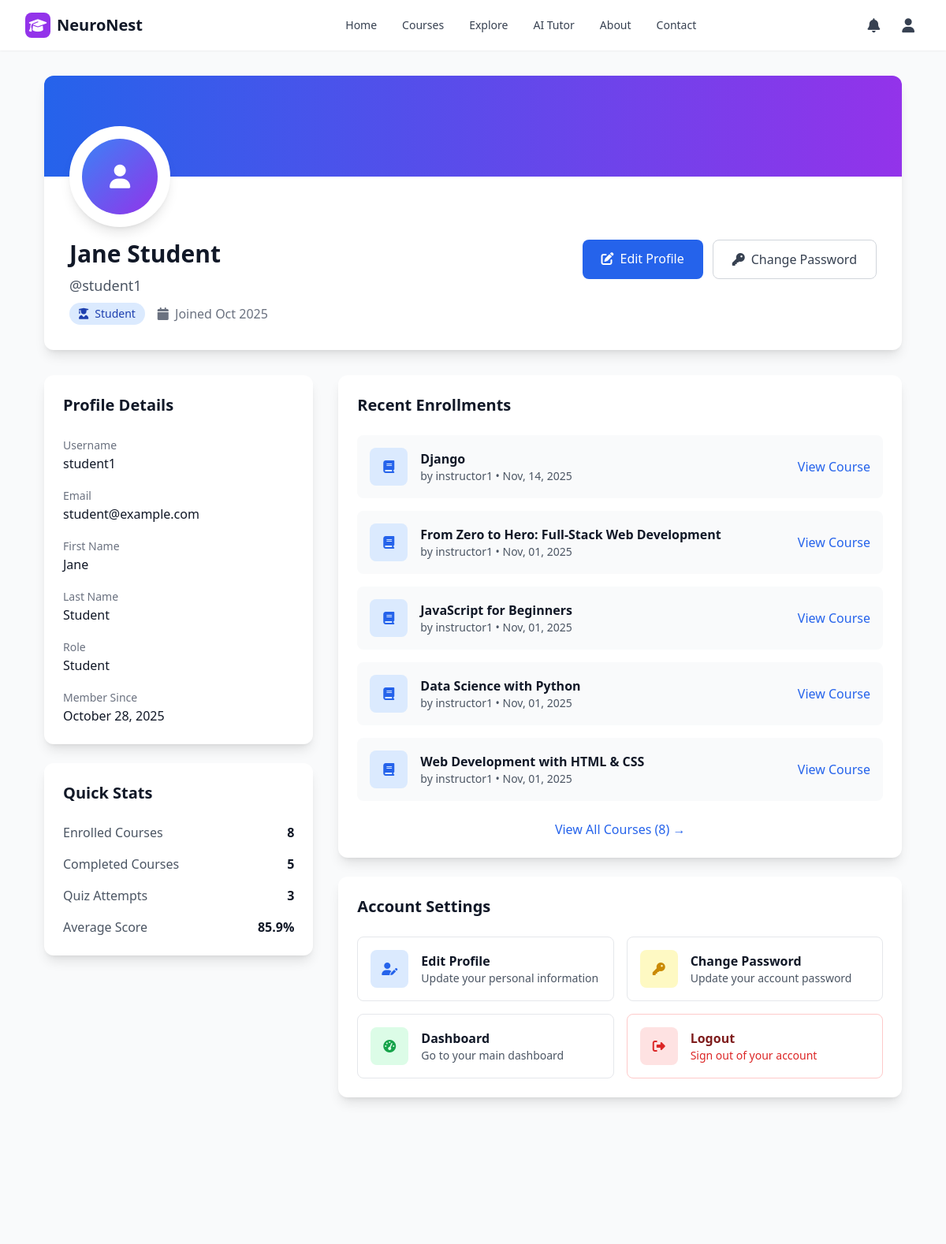
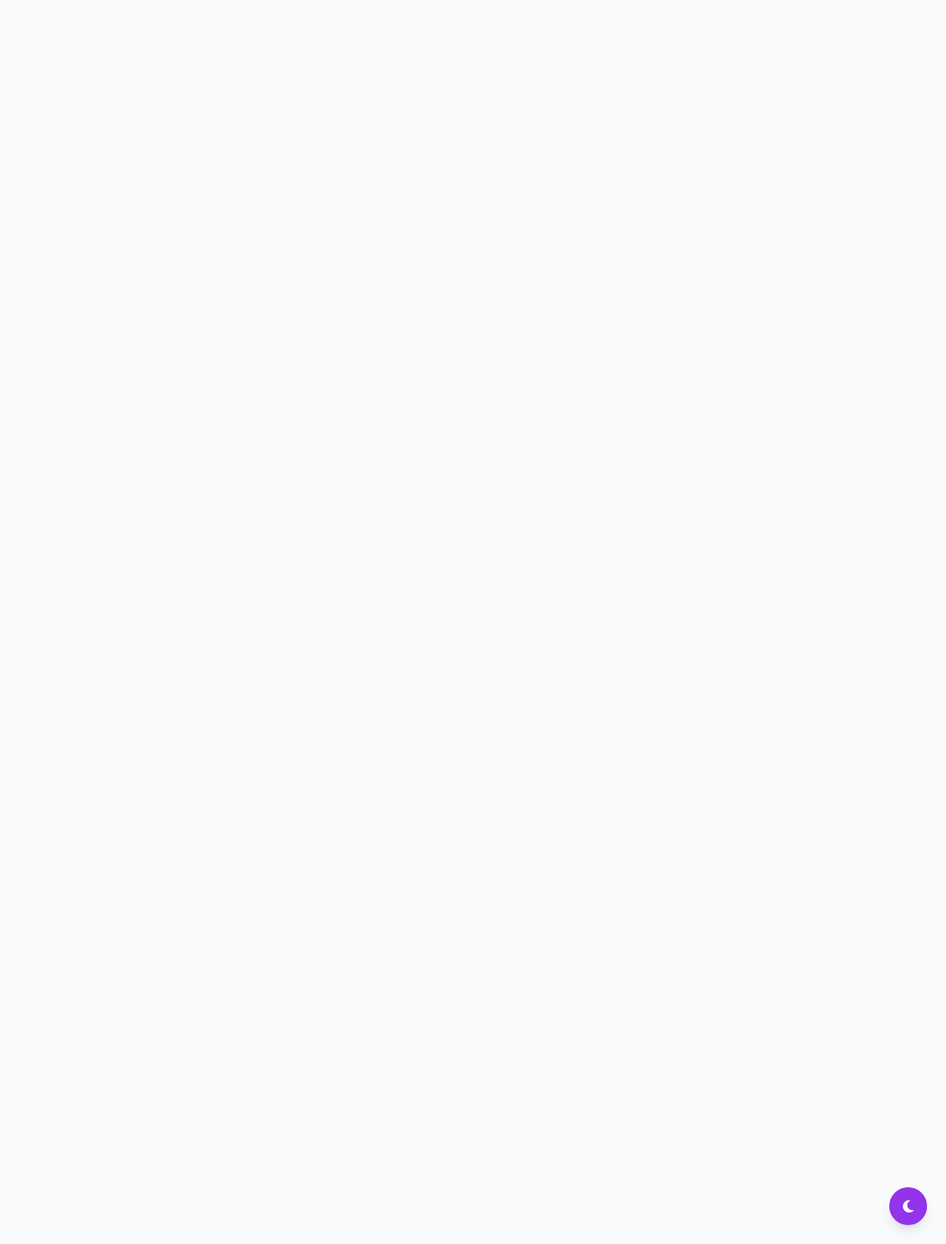
/users/profile/ (signed in), run on the app's committed database (2 pictures, top to bottom).
### users/models.py (models this page shows, shortened)
class CustomUser(AbstractUser):
    ROLE_CHOICES = (
        ('student', 'Student'),
        ('instructor', 'Instructor'),
        ('admin', 'Admin'),
    )
    role = models.CharField(max_length=20, choices=ROLE_CHOICES, default='student')

### courses/models.py (models this page shows, shortened)
class Enrollment(models.Model):
    student = models.ForeignKey(User, on_delete=models.CASCADE, limit_choices_to={'role': 'student'})
    course = models.ForeignKey(Course, on_delete=models.CASCADE)
    enrolled_at = models.DateTimeField(auto_now_add=True)
    class Meta:
        unique_together = ('student', 'course')

class Course(models.Model):
    CATEGORY_CHOICES = [
        ('programming', 'Programming'),
        ('design', 'Design'),
        ('business', 'Business'),
        ('data_science', 'Data Science'),
        ('marketing', 'Marketing'),
        ('photography', 'Photography'),
        ('music', 'Music'),
        ('language', 'Language'),
        ('health', 'Health & Fitness'),
        ('other', 'Other'),
    ]
    title = models.CharField(max_length=200)
    description = models.TextField(blank=True)
    instructor = models.ForeignKey(User, on_delete=models.CASCADE, limit_choices_to={'role': 'instructor'})
    category = models.CharField(max_length=50, choices=CATEGORY_CHOICES, default='other')
    created_at = models.DateTimeField(auto_now_add=True)

### users/views.py (the view, shortened to what this page needs)
# urls.py: path('profile/', profile_view, name='profile'),
@login_required
def profile_view(request):
    user = request.user
    context = {
        'user': user,
        'is_student': user.role == 'student',
        'is_instructor': user.role == 'instructor',
    }
    if user.role == 'student':
        from courses.models import Enrollment, Progress, StudentAnswer
        enrollments = Enrollment.objects.filter(student=user)
        progress_records = Progress.objects.filter(student=user)
        quiz_attempts = StudentAnswer.objects.filter(student=user).count()
        total_courses = enrollments.count()
        completed_courses = progress_records.filter(score__gte=80).count()
        avg_score = progress_records.aggregate(avg_score=models.Avg('score'))['avg_score'] or 0
        context.update({
            'total_courses': total_courses,
            'completed_courses': completed_courses,
            'quiz_attempts': quiz_attempts,
            'avg_score': round(avg_score, 1),
            'recent_enrollments': enrollments.order_by('-enrolled_at')[:5],
        })
    return render(request, 'users/profile.html', context)

### users/templates/users/profile.html (shortened to what this page needs)
{% extends 'base/base.html' %}
{% block content %}
<div class="max-w-6xl mx-auto px-4 sm:px-6 lg:px-8 py-8">
    <div class="bg-white dark:bg-gray-800 rounded-xl shadow-lg overflow-hidden mb-8">
        <div class="bg-gradient-to-r from-blue-600 to-purple-600 h-32"></div>
        <div class="relative px-8 pb-8">
            <div class="absolute -top-16 left-8">
                <div
                    class="w-32 h-32 bg-white dark:bg-gray-800 rounded-full border-4 border-white dark:border-gray-800 flex items-center justify-center shadow-lg">
                    <div
                        class="w-24 h-24 bg-gradient-to-br from-blue-500 to-purple-600 rounded-full flex items-center justify-center">
                        <i class="fas fa-user text-white text-3xl"></i>
                    </div>
                </div>
            </div>
            <div class="pt-20 flex items-start justify-between">
                <div>
                    <h1 class="text-3xl font-bold text-gray-900 dark:text-white mb-2">
                        {% if user.first_name or user.last_name %}
                        {{ user.first_name }} {{ user.last_name }}
                        {% else %}
                        {{ user.username }}
                        {% endif %}
                    </h1>
                    <p class="text-lg text-gray-600 dark:text-gray-300 mb-2">@{{ user.username }}</p>
                    <div class="flex items-center space-x-4">
                        <span
                            class="inline-flex items-center px-3 py-1 rounded-full text-sm font-medium
                            {% if user.role == 'student' %}bg-blue-100 text-blue-800 dark:bg-blue-900 dark:text-blue-200
                            {% elif user.role == 'instructor' %}bg-green-100 text-green-800 dark:bg-green-900 dark:text-green-200
                            {% else %}bg-purple-100 text-purple-800 dark:bg-purple-900 dark:text-purple-200{% endif %}">
                            <i
                                class="fas {% if user.role == 'student' %}fa-user-graduate{% elif user.role == 'instructor' %}fa-chalkboard-teacher{% else %}fa-user-shield{% endif %} mr-2"></i>
                            {{ user.get_role_display }}
                        </span>
                        <span class="text-gray-500 dark:text-gray-400">
                            <i class="fas fa-calendar mr-1"></i>
                            Joined {{ user.date_joined|date:"M Y" }}
                        </span>
                    </div>
                </div>
                <div class="flex space-x-3">
                    <a href="{% url 'users:edit_profile' %}"
                        class="bg-blue-600 text-white px-6 py-3 rounded-lg hover:bg-blue-700 transition-colors">
                        <i class="fas fa-edit mr-2"></i>Edit Profile
                    </a>
                    <a href="{% url 'users:change_password' %}"
                        class="border border-gray-300 dark:border-gray-600 text-gray-700 dark:text-gray-300 px-6 py-3 rounded-lg hover:bg-gray-50 dark:hover:bg-gray-700 transition-colors">
                        <i class="fas fa-key mr-2"></i>Change Password
                    </a>
                </div>
            </div>
        </div>
    </div>
    <div class="grid grid-cols-1 lg:grid-cols-3 gap-8">
        <div class="lg:col-span-1">
            <div class="bg-white dark:bg-gray-800 rounded-xl shadow-lg p-6 mb-6">
                <h2 class="text-xl font-bold text-gray-900 dark:text-white mb-6">Profile Details</h2>
                <div class="space-y-4">
                    <div>
                        <label class="text-sm font-medium text-gray-500 dark:text-gray-400">Username</label>
                        <p class="text-gray-900 dark:text-white">{{ user.username }}</p>
                    </div>
                    <div>
                        <label class="text-sm font-medium text-gray-500 dark:text-gray-400">Email</label>
                        <p class="text-gray-900 dark:text-white">{{ user.email }}</p>
                    </div>
                    {% if user.first_name %}
                    <div>
                        <label class="text-sm font-medium text-gray-500 dark:text-gray-400">First Name</label>
                        <p class="text-gray-900 dark:text-white">{{ user.first_name }}</p>
                    </div>
                    {% endif %}
                    {% if user.last_name %}
                    <div>
                        <label class="text-sm font-medium text-gray-500 dark:text-gray-400">Last Name</label>
                        <p class="text-gray-900 dark:text-white">{{ user.last_name }}</p>
                    </div>
                    {% endif %}
                    <div>
                        <label class="text-sm font-medium text-gray-500 dark:text-gray-400">Role</label>
                        <p class="text-gray-900 dark:text-white">{{ user.get_role_display }}</p>
                    </div>
                    <div>
                        <label class="text-sm font-medium text-gray-500 dark:text-gray-400">Member Since</label>
                        <p class="text-gray-900 dark:text-white">{{ user.date_joined|date:"F d, Y" }}</p>
                    </div>
                </div>
            </div>
            <div class="bg-white dark:bg-gray-800 rounded-xl shadow-lg p-6">
                <h2 class="text-xl font-bold text-gray-900 dark:text-white mb-6">Quick Stats</h2>
                {% if is_student %}
                <div class="space-y-4">
                    <div class="flex justify-between items-center">
                        <span class="text-gray-600 dark:text-gray-300">Enrolled Courses</span>
                        <span class="font-semibold text-gray-900 dark:text-white">{{ total_courses|default:0 }}</span>
                    </div>
                    <div class="flex justify-between items-center">
                        <span class="text-gray-600 dark:text-gray-300">Completed Courses</span>
                        <span class="font-semibold text-gray-900 dark:text-white">{{ completed_courses|default:0 }}</span>
                    </div>
                    <div class="flex justify-between items-center">
                        <span class="text-gray-600 dark:text-gray-300">Quiz Attempts</span>
                        <span class="font-semibold text-gray-900 dark:text-white">{{ quiz_attempts|default:0 }}</span>
                    </div>
                    <div class="flex justify-between items-center">
                        <span class="text-gray-600 dark:text-gray-300">Average Score</span>
                        <span class="font-semibold text-gray-900 dark:text-white">{{ avg_score|default:0 }}%</span>
                    </div>
                </div>
                {% endif %}
            </div>
        </div>
        <div class="lg:col-span-2">
            {% if is_student %}
            <div class="bg-white dark:bg-gray-800 rounded-xl shadow-lg p-6 mb-6">
                <h2 class="text-xl font-bold text-gray-900 dark:text-white mb-6">Recent Enrollments</h2>
                {% if recent_enrollments %}
                <div class="space-y-4">
                    {% for enrollment in recent_enrollments %}
                    <div class="flex items-center justify-between p-4 bg-gray-50 dark:bg-gray-700 rounded-lg">
                        <div class="flex items-center space-x-4">
                            <div
                                class="w-12 h-12 bg-blue-100 dark:bg-blue-900 rounded-lg flex items-center justify-center">
                                <i class="fas fa-book text-blue-600 dark:text-blue-400"></i>
                            </div>
                            <div>
                                <h3 class="font-semibold text-gray-900 dark:text-white">{{ enrollment.course.title }}
                                </h3>
                                <p class="text-sm text-gray-600 dark:text-gray-300">
                                    by {{ enrollment.course.instructor.username }} • {{ enrollment.enrolled_at|date:"M, d, Y" }}
                                </p>
                            </div>
                        </div>
                        <a href="{% url 'courses:course_detail' enrollment.course.id %}"
                            class="text-blue-600 hover:text-blue-700 font-medium">
                            View Course
                        </a>
                    </div>
                    {% endfor %}
                </div>
                {% if total_courses > 5 %}
                <div class="text-center mt-6">
                    <a href="{% url 'courses:my_courses' %}" class="text-blue-600 hover:text-blue-700 font-medium">
                        View All Courses ({{ total_courses }}) →
                    </a>
                </div>
                {% endif %}
                {% endif %}
            </div>
            {% endif %}
            <div class="bg-white dark:bg-gray-800 rounded-xl shadow-lg p-6">
                <h2 class="text-xl font-bold text-gray-900 dark:text-white mb-6">Account Settings</h2>
                <div class="grid grid-cols-1 md:grid-cols-2 gap-4">
                    <a href="{% url 'users:edit_profile' %}"
                        class="flex items-center p-4 border border-gray-200 dark:border-gray-700 rounded-lg hover:shadow-md transition-shadow">
                        <div
                            class="w-12 h-12 bg-blue-100 dark:bg-blue-900 rounded-lg flex items-center justify-center mr-4">
                            <i class="fas fa-user-edit text-blue-600 dark:text-blue-400"></i>
                        </div>
                        <div>
                            <h3 class="font-semibold text-gray-900 dark:text-white">Edit Profile</h3>
                            <p class="text-sm text-gray-600 dark:text-gray-300">Update your personal information</p>
                        </div>
                    </a>
                    <a href="{% url 'users:change_password' %}"
                        class="flex items-center p-4 border border-gray-200 dark:border-gray-700 rounded-lg hover:shadow-md transition-shadow">
                        <div
                            class="w-12 h-12 bg-yellow-100 dark:bg-yellow-900 rounded-lg flex items-center justify-center mr-4">
                            <i class="fas fa-key text-yellow-600 dark:text-yellow-400"></i>
                        </div>
                        <div>
                            <h3 class="font-semibold text-gray-900 dark:text-white">Change Password</h3>
                            <p class="text-sm text-gray-600 dark:text-gray-300">Update your account password</p>
                        </div>
                    </a>
                    <a href="{% url 'users:dashboard' %}"
                        class="flex items-center p-4 border border-gray-200 dark:border-gray-700 rounded-lg hover:shadow-md transition-shadow">
                        <div
                            class="w-12 h-12 bg-green-100 dark:bg-green-900 rounded-lg flex items-center justify-center mr-4">
                            <i class="fas fa-tachometer-alt text-green-600 dark:text-green-400"></i>
                        </div>
                        <div>
                            <h3 class="font-semibold text-gray-900 dark:text-white">Dashboard</h3>
                            <p class="text-sm text-gray-600 dark:text-gray-300">Go to your main dashboard</p>
                        </div>
                    </a>
                    <a href="{% url 'users:logout' %}"
                        class="flex items-center p-4 border border-red-200 dark:border-red-800 rounded-lg hover:shadow-md transition-shadow">
                        <div
                            class="w-12 h-12 bg-red-100 dark:bg-red-900 rounded-lg flex items-center justify-center mr-4">
                            <i class="fas fa-sign-out-alt text-red-600 dark:text-red-400"></i>
                        </div>
                        <div>
                            <h3 class="font-semibold text-red-900 dark:text-red-100">Logout</h3>
                            <p class="text-sm text-red-600 dark:text-red-300">Sign out of your account</p>
                        </div>
                    </a>
                </div>
            </div>
        </div>
    </div>
</div>
{% endblock %}

### data on the page
CustomUser: first_name "Jane", last_name "Student", username "student1", role "Student", date_joined "Oct 2025", email "student@example.com", date_joined "October 28, 2025"
Enrollment: course "Django", course.instructor.username "instructor1", enrolled_at "Nov, 14, 2025"
Enrollment: course "From Zero to Hero: Full-Stack Web Development", course.instructor.username "instructor1", enrolled_at "Nov, 01, 2025"
Enrollment: course "JavaScript for Beginners", course.instructor.username "instructor1", enrolled_at "Nov, 01, 2025"
Enrollment: course "Data Science with Python", course.instructor.username "instructor1", enrolled_at "Nov, 01, 2025"
Enrollment: course "Web Development with HTML & CSS", course.instructor.username "instructor1", enrolled_at "Nov, 01, 2025"

### other printed values
{{ total_courses|default:0 }} "8"
{{ completed_courses|default:0 }} "5"
{{ quiz_attempts|default:0 }} "3"
{{ avg_score|default:0 }} "85.9"
{{ total_courses }} "8"
